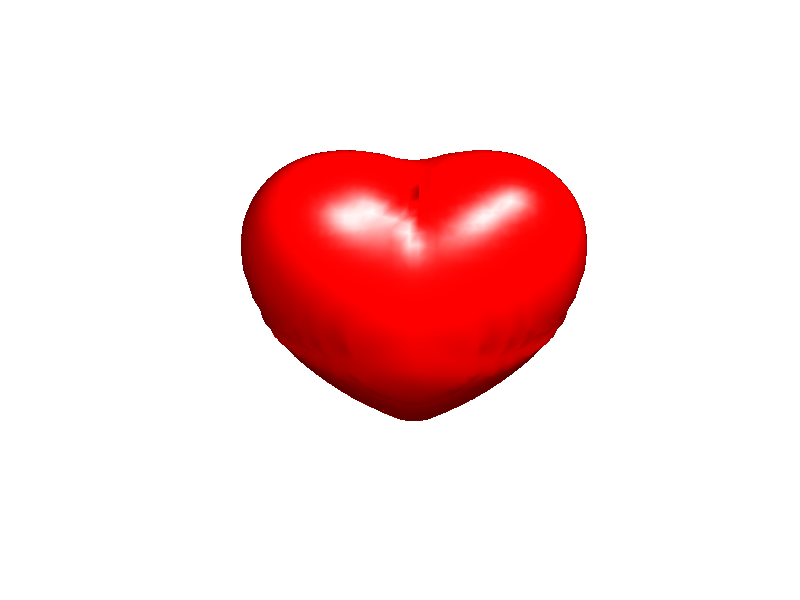

MATLAB code to generate this figure: (Note: this script raises an error after producing the figure.)
figure
[x,y,z]=meshgrid(linspace(-3,3));                            %做出网格meshgrid                                    
p=(x.^2+(9/4)*y.^2+z.^2-1).^3-x.^2.*z.^3-(9/80)*y.^2.*z.^3;  %实现结果的表达
isosurface(x,y,z,p,0,x);
axis equal;
axis off;
view(0,45);          %视角的控制
colormap([1 0 0]);   %绘图颜色红色
brighten(0.5);       %增亮
camlight right;      %光源位置
lighting phong;      %光照模式